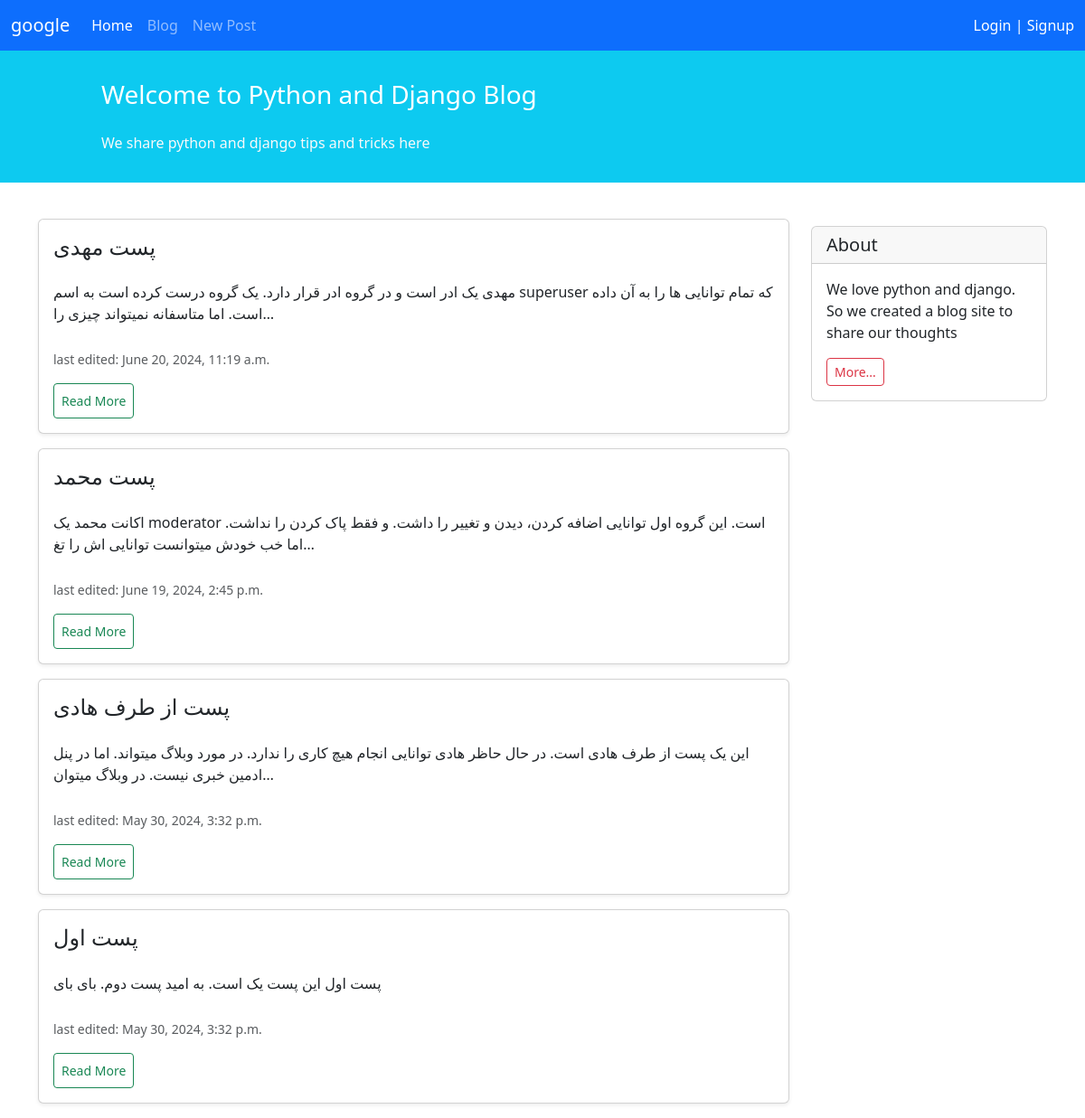
The page / on the database its author committed.
### blog/models.py (models this page shows, shortened)
class BlogPost(models.Model):
    STATUS_CHOICES = (
        ('p', 'Published'),
        ('d', 'Draft'),
    )
    title = models.CharField(max_length=256, verbose_name='عنوان')
    text = models.TextField(verbose_name='متن پست')
    author = models.ForeignKey(get_user_model(), on_delete=models.PROTECT)
    datetime_created = models.DateTimeField(auto_now_add=True)
    datetime_modified = models.DateTimeField(auto_now=True)
    status = models.CharField(max_length=1, choices=STATUS_CHOICES)
    likes = models.PositiveIntegerField(default=0)

### blog/views.py (the view)
# urls.py: path('', views.PostListView.as_view(), name='posts_list'),
class PostListView(generic.ListView):
    queryset = BlogPost.objects.filter(status='p').order_by('-datetime_modified')
    template_name = 'blog/posts_list.html'
    context_object_name = 'posts'

### blog/templates/blog/posts_list.html (shortened to what this page needs)
{% extends "_base.html" %}
{% block content %}
{% for post in posts %}
<div class="card shadow-sm my-3">
    <div class="card-body">
        <h4 class="card-title">{{ post.title }}</h4>
        <p class="card-text py-3">{{ post.text|truncatechars:150 }}</p>
        <p class="card-subtitle mb-2 text-muted small">last edited: {{ post.datetime_modified }}</p>
        <a href="{% url 'post_detail' post.pk %}" class="btn btn-sm btn-outline-success p-2 mt-2">Read More</a>
    </div>
</div>
{% endfor %}
{% endblock content %}

### rows shown on the page
BlogPost: title "پست مهدی", text "مهدی یک ادر است و در گروه ادر قرار دارد. یک گروه درست کرده است به اسم superuser که تمام توانایی ها را به آن داده است. اما متاسفانه نمیتواند چیزی را…", datetime_modified "June 20, 2024, 11:19 a.m."
BlogPost: title "پست محمد", text "اکانت محمد یک moderator است. این گروه اول توانایی اضافه کردن، دیدن و تغییر را داشت. و فقط پاک کردن را نداشت. اما خب خودش میتوانست توانایی اش را تغ…", datetime_modified "June 19, 2024, 2:45 p.m."
BlogPost: title "پست از طرف هادی", text "این یک پست از طرف هادی است. در حال حاظر هادی توانایی انجام هیچ کاری را ندارد. در مورد وبلاگ میتواند. اما در پنل ادمین خبری نیست. در وبلاگ میتوان…", datetime_modified "May 30, 2024, 3:32 p.m."
BlogPost: title "پست اول", text "پست اول این پست یک است. به امید پست دوم. بای بای", datetime_modified "May 30, 2024, 3:32 p.m."
